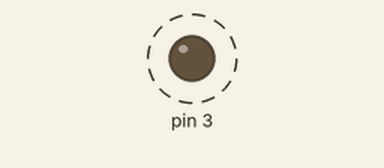
A sketch run on a simulated Arduino Uno, built with avr-gcc and run on an emulated ATmega328P. On the bench: output pins drawn as LEDs (lit = HIGH). Dashed ring = blinking.

Above: at 0.6 s.
Timing chart, 0 to 3.0 s (numbered marks = the images above):
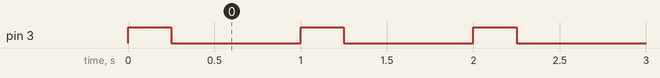

The sketch:

pb1s1.ino
```cpp
void setup()
{
  pinMode(3, OUTPUT);

}

void loop()
{
  digitalWrite(3,HIGH);
  delay(250) ;
  digitalWrite(3,LOW);
  delay(750) ;
}
```

Measured:
- by itself, pin 3: alternates HIGH for 0.25 s and LOW for 0.75 s
